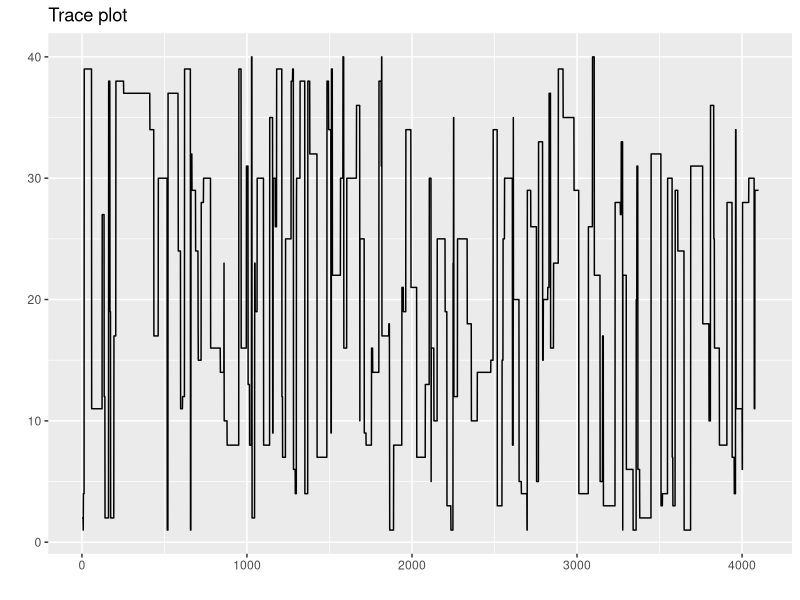
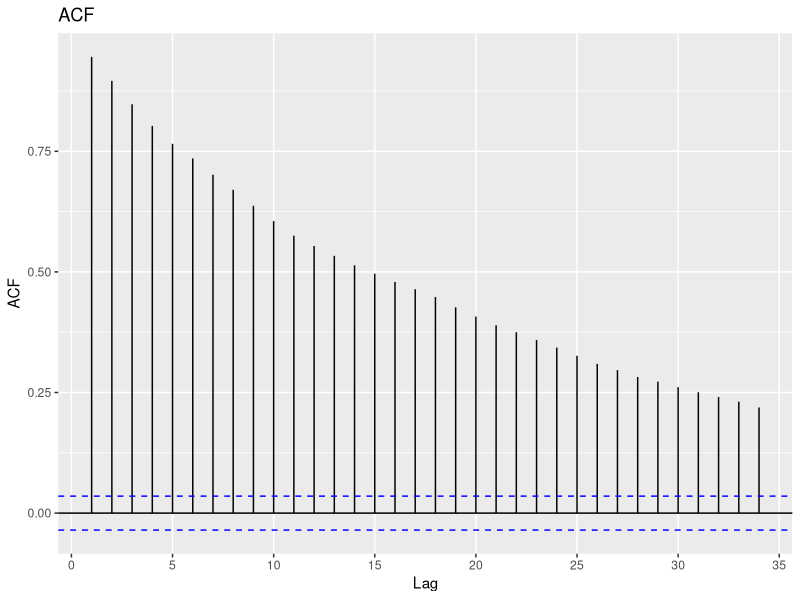

These charts were generated, in order, by the following R code:
library(ggplot2)
library(gridExtra)
library(forecast)

# Définition de la densité PI(X)
pi_density <- function(x,lambda,x_etoiles){
  return(exp(-lambda*sum(x != x_etoiles)))
}

# Fonction qui permet d'inverser deux éléments d'une permutation
inverse_deux_elements <- function(X){
  indices = sample(1:length(X),2)
  temp = X[indices[1]]
  X[indices[1]] <- X[indices[2]]
  X[indices[2]] <- temp
  return(X)
}


pi_density_MCMC <- function(numSim, lambda, x_etoiles,y, m,n){
  X0 <- sample(1:m,m,replace=FALSE)
  X <-matrix(rep(X0,numSim),numSim,m,byrow = T)
  for (t in (1:(numSim-1))){
    Xprop=inverse_deux_elements(X[t,])
    if(runif(1) < min(1,pi_density(Xprop[1:n],lambda,x_etoiles)/pi_density(X[t,1:n],lambda,x_etoiles))){
      X[t+1,]=Xprop
    }
    else{
      X[t+1,]=X[t,]
    }
  }
  return(X[,1:n])
}


tracer_Trace <- function(nSim,lambda,x_etoiles,y,m,n,coord){
  out<-pi_density_MCMC(nSim,lambda,x_etoiles,y,m,n)
  ggplot(as.data.frame(out))+
    geom_line(aes(x = (1:nSim),y=out[,1]))+
    labs(title=paste('Trace plot'),x='',y='')
}

tracer_ACF <- function(nSim,lambda,x_etoiles,y,m,n,coord,burn_in){
  out<-pi_density_MCMC(nSim,lambda,x_etoiles,y,m,n)
  ggAcf(out[burn_in:dim(out)[1],coord])+
    labs(title=paste('ACF'))
}

m <- 40
n <- 30
nSim=1000+10*10*31
y <- sample(1:m,m,replace=FALSE)
x_etoiles = sample(1:m,m)
lambda=1

tracer_Trace(nSim,lambda,x_etoiles,y,m,n,2)
tracer_ACF(nSim,lambda,x_etoiles,y,m,n,2,1000)
